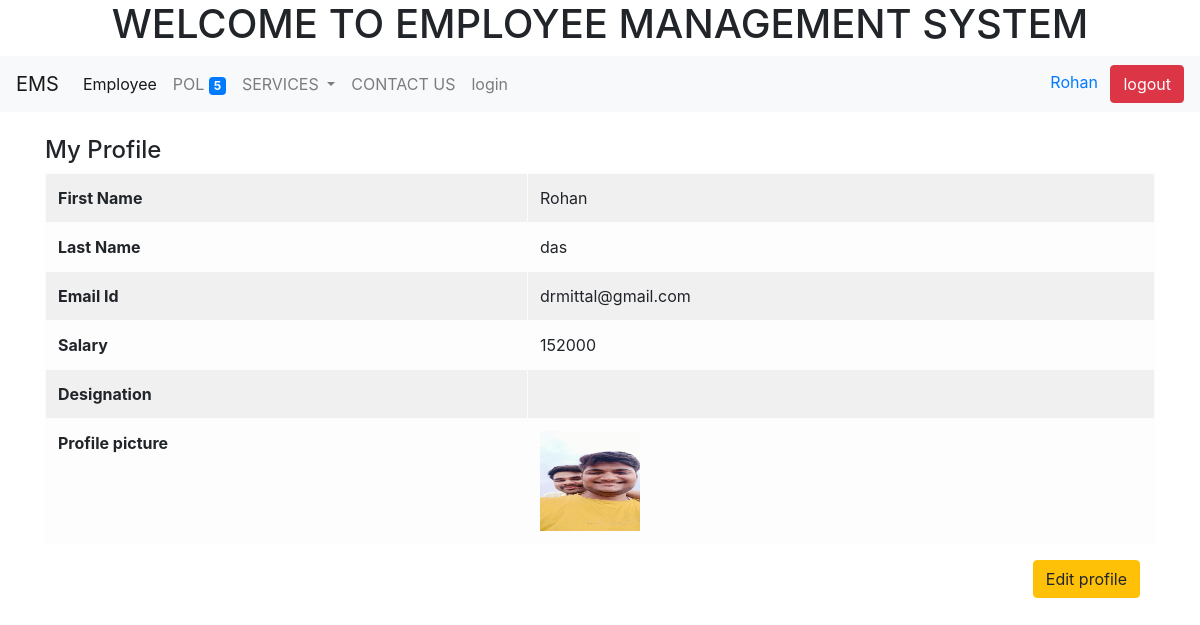
The app's page /profile/ (signed in) with its own data.
### employee/models.py (models this page shows, shortened)
class profile(models.Model):
    user = models.OneToOneField(User, on_delete=models.CASCADE)
    designation = models.CharField(max_length=35, null=False, blank=True)
    salary = models.IntegerField(null=True, blank=True)
    picture = models.ImageField(upload_to='pictures/%y/%m/%d/', null=True, blank=True)
    class Meta:
        ordering = ('-salary',)

### employee/views.py (the view)
# urls.py: path('profile/', views.MyProfile.as_view(), name='my_profile'),
class MyProfile(DetailView):
    template_name = 'auth/profile.html'
    def get_object(self):
        return self.request.user.profile

### polls/context_processors.py (called while the page is built)
def polls_count(request):
    count = Question.objects.count()
    return {'polls_count': count}

### polls/templatetags/poll_extra.py (called while the page is built)
def upper(value, n):
    return value.upper()[0:n]

### templates/auth/profile.html (shortened to what this page needs)
{% extends 'polls/base.html' %}
{% block body %}
<br>
<div class="container">
    <h4>My Profile </h4>
    <table class="table table-light table-bordered table-striped">
        <tbody>
        <tr>
            <th>First Name</th>
            <td>{{object.user.first_name}}</td>
        </tr>
        <tr>
            <th>Last Name</th>
            <td>{{object.user.last_name}}</td>
        </tr>
        <tr>
            <th>Email Id</th>
            <td>{{object.user.email}}</td>
        </tr>
        <tr>
            <th>Salary</th>
            <td>{{object.salary}}</td>
        </tr>
        <tr>
            <th>Designation</th>
            <td>{{object.designation}}</td>
        </tr>
        <tr>
            <th>Profile picture</th>
            <td>
                {% if object.picture %}
                <img src="{{object.picture.url}}/" height="100" width="100">
                {% endif %}
            </td>
        </tr>
    </tbody>
    </table>
    <div class="container">
    <div class="text-right">
        <a class="btn btn-warning" href="{%  url 'update_profile' %}">Edit profile</a>
    </div>
{% endblock body %}

### templates/polls/base.html (shortened to what this page needs)
{% load poll_extra %}
<!doctype html>
<html lang="en">
  <head>
    <link rel="stylesheet" href="https://stackpath.bootstrapcdn.com/bootstrap/4.4.1/css/bootstrap.min.css">
  </head>
  <body>
  <h1 align="center">WELCOME TO EMPLOYEE MANAGEMENT SYSTEM</h1>
    <nav class="navbar navbar-expand-lg navbar-light bg-light">
  <a class="navbar-brand" href="#">EMS</a>
  <div class="collapse navbar-collapse" id="navbarSupportedContent">
    <ul class="navbar-nav mr-auto">
      <li class="nav-item active">
        <a class="nav-link" href="/employee">{{ 'employee' | capfirst }}
          <span class="sr-only">(current)</span></a>
      </li>
      <li class="nav-item">
        <a class="nav-link" href="/polls">{{ 'Polls' | upper:3 }}
          <span class="badge badge-primary bedge-pill">{{ polls_count }}</span>
        </a>
      </li>
      <li class="nav-item dropdown">
        <a class="nav-link dropdown-toggle" href="/services" id="navbarDropdown" role="button" data-toggle="dropdown" aria-haspopup="true" aria-expanded="false">
          SERVICES
        </a>
        </li>
      <li class="nav-item">
        <a class="nav-link" href="/contact">CONTACT US</a>
      </li>
      <li class="nav-item">
        <a class="nav-link" href="/login">login</a>
      </li>
    </ul>
  </div>
      <div class="text-right">
        {% if user.is_authenticated %}
        <form method="POST" action="/logout/">
          <a href="{% url 'my_profile' %}">
          <span class="mr-sm-2">{{request.user.first_name}}</span>
            </a>
    <input type="submit" class="btn btn-danger" value="logout">
</form>
        {% endif %}
      </div>
</nav>
{% block body %}  {% endblock body %}
  </body>
</html>

### records on screen
profile: user.first_name "Rohan", user.last_name "das", user.email "drmittal@gmail.com", salary "152000", picture (picture)

### other values on screen
{{ 'employee' | capfirst }} "Employee"
{{ 'Polls' | upper:3 }} "POL"
{{ polls_count }} "5"
{{ request.user.first_name }} "Rohan"
